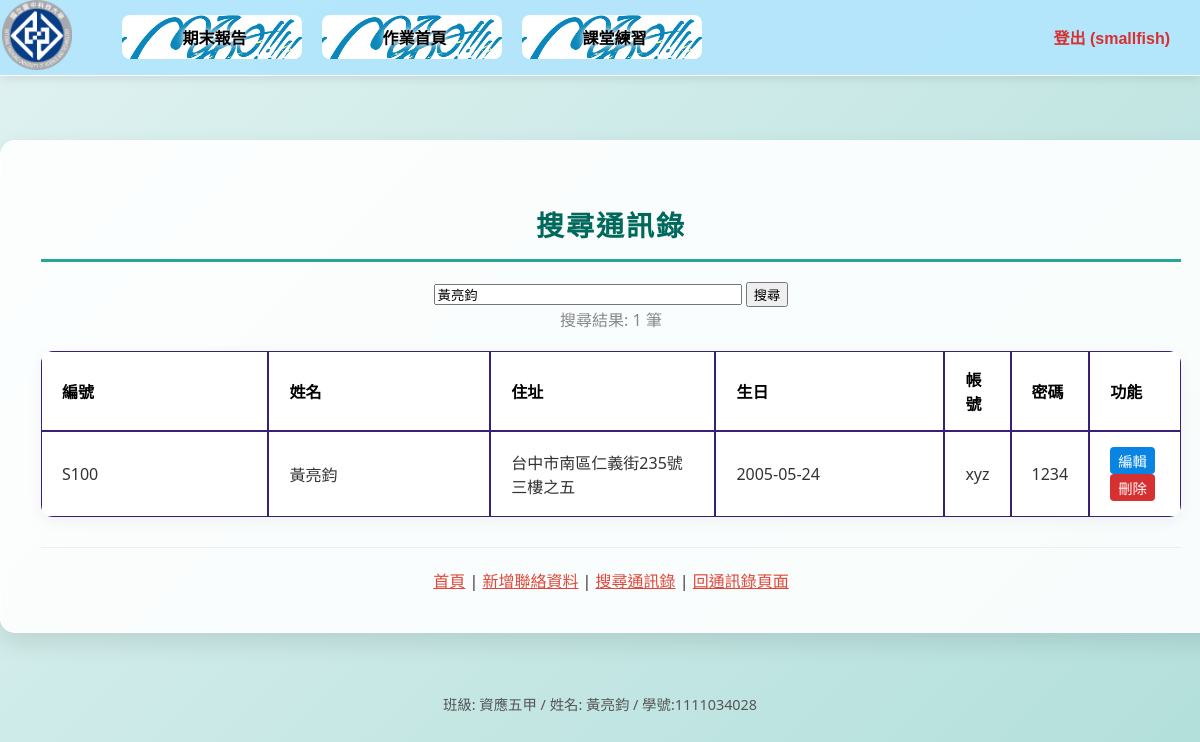
The page /hw/search.php?keyword=黃亮鈞 (signed in) on the database as committed earlier.
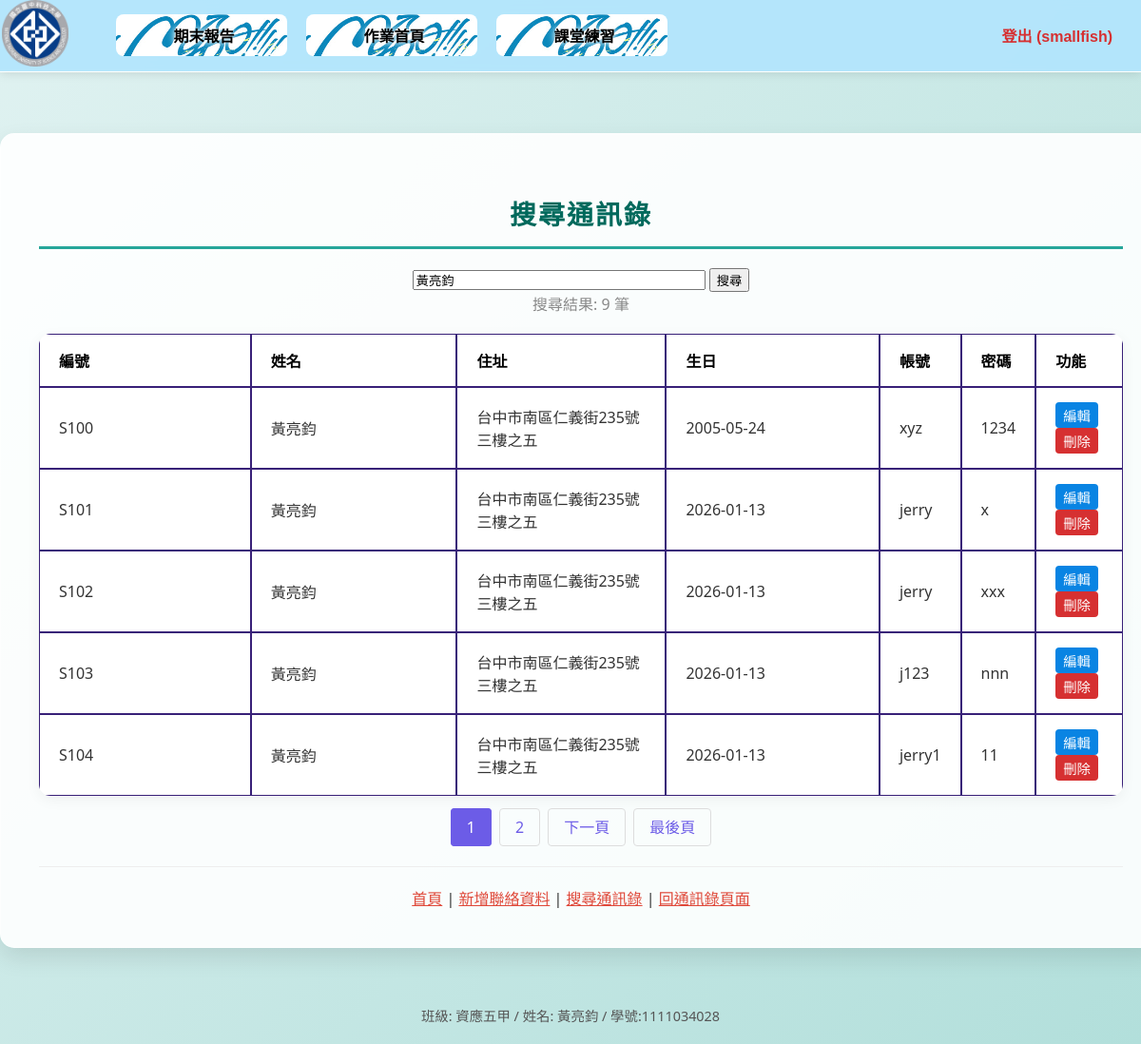
The same page on the database as committed later.
### tables this page shows
CREATE TABLE `students` (
  `sno` char(4) NOT NULL COMMENT '學號',
  `name` varchar(10) NOT NULL COMMENT '姓名',
  `address` varchar(255) NOT NULL COMMENT '地址',
  `birthday` date NOT NULL COMMENT '生日',
  `username` char(10) NOT NULL COMMENT '帳號',
  `password` char(10) NOT NULL COMMENT '密碼',
  `role` varchar(10) NOT NULL DEFAULT 'user',
  `picture` varchar(255) DEFAULT NULL COMMENT '頭像路徑'
);

### hw/search.php (the view, shortened to what this page needs)
<?php
require_once("../DB/DB_open.php");
$keyword = "";
$search_result = null;
$total_records = 0;
$total_pages = 0;
$page = 1;
$limit = 5;
if (isset($_GET["keyword"])) {
    $keyword = $_GET["keyword"];
    if ($keyword != "") {
        if (isset($_GET["page"])) { $page  = $_GET["page"]; } else { $page=1; };
        $start_from = ($page-1) * $limit;
        $sql_count = "SELECT COUNT(*) FROM students WHERE name LIKE '%$keyword%' OR address LIKE '%$keyword%' OR sno LIKE '%$keyword%'";
        $rs_result = mysqli_query($link, $sql_count);
        $row_count = mysqli_fetch_row($rs_result);
        $total_records = $row_count[0];
        $total_pages = ceil($total_records / $limit);
        $sql = "SELECT * FROM students WHERE name LIKE '%$keyword%' OR address LIKE '%$keyword%' OR sno LIKE '%$keyword%' LIMIT $start_from, $limit";
        $search_result = mysqli_query($link, $sql);
    }
}
?>
<!DOCTYPE html>
<html lang="zh-TW">
<head>
    <link rel="stylesheet" href="css/navCSS.css">
    <link rel="stylesheet" href="css/indexCSS.css">
    <link rel="stylesheet" href="css/contacts.css">
</head>
<body>
    <div id="wrap">
        <header id="header" class="clearheader">
            <?php require "nav.php"; ?>
        </header>
        <main id="contents" class="wide-content">
            <h2>搜尋通訊錄</h2>
            <div class="search-box">
                <form action="search.php" method="get">
                    <input type="text" name="keyword" placeholder="請輸入關鍵字 (學號、姓名或住址)" value="<?php echo htmlspecialchars($keyword); ?>" style="width: 300px; display: inline-block;">
                    <input type="submit" value="搜尋" style="display: inline-block;">
                </form>
            </div>
            <?php if ($search_result): ?>
                <div style="margin-bottom: 20px; color: #888;">
                    搜尋結果: <?php echo $total_records; ?> 筆
                </div>
                <table>
                    <thead>
                        <tr>
                            <th width="10%">編號</th>
                            <th width="15%">姓名</th>
                            <th width="25%">住址</th>
                            <th width="15%">生日</th>
                            <th width="12%">帳號</th>
                            <th width="10%">密碼</th>
                            <th width="13%">功能</th>
                        </tr>
                    </thead>
                    <tbody>
                    <?php
                    if (mysqli_num_rows($search_result) > 0) {
                        while ($row = mysqli_fetch_assoc($search_result)) {
                    ?>
                        <tr>
                            <td><?php echo htmlspecialchars($row['sno']); ?></td>
                            <td><?php echo htmlspecialchars($row['name']); ?></td>
                            <td><?php echo htmlspecialchars($row['address']); ?></td>
                            <td><?php echo htmlspecialchars($row['birthday']); ?></td>
                            <td><?php echo htmlspecialchars($row['username']); ?></td>
                            <td><?php echo htmlspecialchars($row['password']); ?></td>
                            <td>
                                <a href="edit.php?action=edit&id=<?php echo $row['sno']; ?>" class="action-link edit-btn">編輯</a>
                                <a href="edit.php?action=delete&id=<?php echo $row['sno']; ?>" class="action-link del-btn" onclick="return confirm('確定要刪除嗎？');">刪除</a>
                            </td>
                        </tr>
                    <?php
                        }
                    } else {
                        echo "<tr><td colspan='7' style='text-align:center;'>查無資料</td></tr>";
                    }
                    ?>
                    </tbody>
                </table>
                <?php if ($total_pages > 1): ?>
                <div class="pagination">
                    <?php
                    $params = "keyword=" . urlencode($keyword);
                    for ($i=1; $i<=$total_pages; $i++) {
                        $active = ($i == $page) ? "active" : "";
                        echo "<a href='search.php?$params&page=".$i."' class='".$active."'>".$i."</a>";
                    }
                    if($page < $total_pages){
                        echo "<a href='search.php?$params&page=".($page+1)."'>下一頁</a>";
                        echo "<a href='search.php?$params&page=".$total_pages."'>最後頁</a>";
                    }
                    ?>
                </div>
                <?php endif; ?>
            <?php endif; ?>
            <div class="footer-links" style="margin-top: 30px; border-top: 1px solid #eee; padding-top: 20px;">
                <a href="index.php">首頁</a> |
                <a href="add.php">新增聯絡資料</a> |
                <a href="search.php">搜尋通訊錄</a> |
                <a href="contacts.php">回通訊錄頁面</a>
            </div>
        </main>
        <footer id="footer">
        </footer>
    </div>
</body>
</html>

### hw/nav.php (shortened to what this page needs)
<div id="logo">
    <a href="https://www.nutc.edu.tw" target="_blank">
        <img id="logoimg" src="img/NUTC_logo.gif" alt="臺中科大">
    </a>
</div>
<nav>
    <ui class="menu">
        <li><a href="../final/login.php">期末報告</a></li>
        <li><a href="index.php">作業首頁</a></li>
        <li><a href="">課堂練習</a>
        </li>
    </ui>
</nav>
<div style="float: right; margin: 25px 30px; font-family: 'Microsoft JhengHei', sans-serif;">
    <?php
    if(isset($_SESSION["login_session"]) && $_SESSION["login_session"] === true) {
        echo '<a href="../final/logout.php" style="color: #d63031; text-decoration: none; font-weight: bold; font-size: 16px;">登出 (' . htmlspecialchars($_SESSION["username"]) . ')</a>';
    } else {
        echo '<a href="../final/login.php" style="color: #0984e3; text-decoration: none; font-weight: bold; font-size: 16px;">登入</a>';
    }
    ?>
</div>

### hw/css/navCss.css (style rules this page uses)
#logo { width:80px; margin-left: 2px; float:left; }
#logoimg { width: 70px; height: 70px; }
nav { float: left; margin: 15px 30px; text-align: center; font-size: 18px; }
.menu li { padding: 12px 15px; margin-bottom: 8px; border-radius: 6px; color: #555; font-size: 16px; transition: transform 0.2s, box-shadow 0.2s; list-style-type: none; display: inline-block; width: 180px; margin: 0 10px; }
.menu a { display: block; padding: 10px; background: #6fbb9a; border-radius: 8px; color: #fff; text-decoration: none; }
a { color: #df4839; }
.menu { font-family: '標楷體'; font-size: 20px; }
.menu > li { float: left; }
.menu li { position: relative; padding: 0px; border: 0px; margin: 0px 10px; min-width: 140px; }
.menu a { display: block; padding: 10px 20px; border-radius: 8px; text-decoration: none; background-image: url(../img/btn1.jpg); background-size: cover; color: black; font-weight: bold; text-shadow: 0 0 5px #ffffff, 0 0 10px #ffffff; border-left: 5px solid transparent; transition: all 0.3s ease; }

### hw/css/indexCss.css (style rules this page uses)
body { background: linear-gradient(135deg, #e0f2f1 0%, #b2dfdb 100%); background-attachment: fixed; margin: 0; padding: 0; padding-top: 100px; font-family: 'Segoe UI', Tahoma, Geneva, Verdana, sans-serif; color: #333; }
#header { position: fixed; left: 0; top: 0; background-color: rgba(179, 229, 252, 0.95); width: 100%; box-shadow: 0 2px 10px rgba(0, 0, 0, 0.1); border-bottom: 1px solid white; z-index: 50; backdrop-filter: blur(5px); }
.clearheader::after { content: ""; display: block; clear: both; }
#contents { width: 798px; margin: 40px auto; padding: 40px 80px; background-color: rgba(255, 255, 255, 0.9); border-radius: 15px; box-shadow: 0 10px 25px rgba(0, 0, 0, 0.1); text-align: center; border: 1px solid rgba(255, 255, 255, 0.5); }
h2 { color: #00695c; font-size: 28px; margin-bottom: 20px; text-transform: uppercase; letter-spacing: 2px; display: block; width: 100%; border-bottom: 3px solid #26a69a; padding-bottom: 15px; }
#footer { text-align: center; clear: both; padding: 20px; color: #555; font-size: 0.9em; }
.container, #contents, #photo-contents, .card { background-color: rgba(255, 255, 255, 0.9); border-radius: 15px; box-shadow: 0 10px 25px rgba(0, 0, 0, 0.1); border: 1px solid rgba(255, 255, 255, 0.5); margin: 40px auto; padding: 40px; max-width: 800px; }
#contents.wide-content { width: 95%; max-width: 1200px; }

### hw/css/contacts.css (style rules this page uses)
:root { --primary-purple: #6c5ce7; --text-main: #333333; --accent-red: #d63031; --primary-blue: #0984e3; --font-stack: 'Microsoft JhengHei', sans-serif; --bg-light: #f8f9fa; }
table { width: 100%; max-width: 1200px; margin: 0 auto; border-collapse: separate; border-spacing: 0; border-radius: 12px; overflow: hidden; box-shadow: 0 4px 15px rgba(0,0,0,0.05); background: white; }
th, td { padding: 15px 20px; text-align: left; border: 1px solid #382078; }
th { background: transparent; color: #000; width: 25%; font-weight: 600; }
.pagination { margin-top: 20px; text-align: center; }
.pagination a { color: #6c5ce7; padding: 8px 16px; text-decoration: none; border: 1px solid #ddd; margin: 0 4px; border-radius: 4px; }
.pagination a.active { background-color: #6c5ce7; color: white; border: 1px solid #6c5ce7; }
.action-link { text-decoration: none; padding: 3px 8px; border-radius: 4px; font-size: 0.9em; white-space: nowrap; display: inline-block; }
.edit-btn { background: #0984e3; color: white; margin-right: 5px; }
.del-btn { background: #d63031; color: white; }

Rows that differ between the two databases and show on the page:
added students: sno "S101", name "黃亮鈞", address "台中市南區仁義街235號三樓之五", birthday "2026-01-13", username "jerry", password "x"
added students: sno "S102", name "黃亮鈞", address "台中市南區仁義街235號三樓之五", birthday "2026-01-13", username "jerry", password "xxx"
added students: sno "S103", name "黃亮鈞", address "台中市南區仁義街235號三樓之五", birthday "2026-01-13", username "j123", password "nnn"
added students: sno "S104", name "黃亮鈞", address "台中市南區仁義街235號三樓之五", birthday "2026-01-13", username "jerry1", password "11"
Other text that changed with them:
$total_records: "1" → "9"
new list line: "1"
new list line: "2"
text now shown: "下一頁 最後頁"
